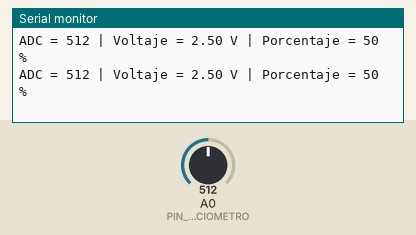
Bench run of a sketch on a simulated Arduino Uno, built with avr-gcc and run on an emulated ATmega328P. Parts: the last lines printed to the serial monitor. Inputs (shaded band) come from the test bench; at power-on: A0 (PIN_POTENCIOMETRO) = 512.

Above: at 1.3 s.
1.4 s: A0 (PIN_POTENCIOMETRO) set to 716
At 1.9 s:
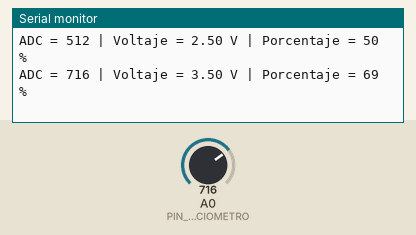
2.9 s: A0 (PIN_POTENCIOMETRO) set to 900
At 3.4 s:
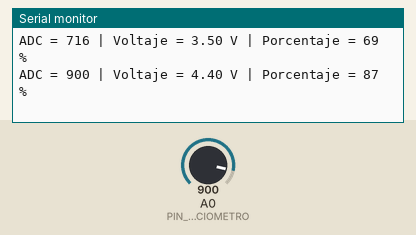
Timing chart, 0 to 5.9 s (numbered marks = the images above; inputs shaded):
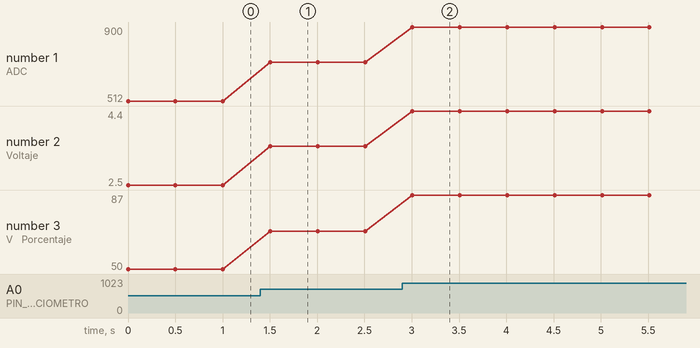

Measured:
- after the input at 1.4 s, the serial monitor: prints a new line after 0.10 s (image 1)
- after the input at 2.9 s, the serial monitor: prints a new line after 0.11 s (image 2)
- plotted number 1: 512 → 716 after the input at 1.4 s, 716 → 900 after the input at 2.9 s
- plotted number 2: 2.5 → 3.5 after the input at 1.4 s, 3.5 → 4.4 after the input at 2.9 s
- plotted number 3: 50 → 69 after the input at 1.4 s, 69 → 87 after the input at 2.9 s

The sketch:

etapa_03_funciones_con_punteros.ino
```cpp
const int PIN_POTENCIOMETRO = A0;

const int ADC_MAX = 1023;

const float VREF = 5.0;

void analizarLectura(
    int valorADC,
    float *voltaje,
    int *porcentaje
) {


    *voltaje =
        (valorADC * VREF)
        / ADC_MAX;


    *porcentaje =
        ((long)valorADC * 100)
        / ADC_MAX;
}

void mostrarDatos(
    int valorADC,
    float voltaje,
    int porcentaje
) {

    Serial.print("ADC = ");

    Serial.print(valorADC);

    Serial.print(" | Voltaje = ");

    Serial.print(voltaje, 2);

    Serial.print(" V");

    Serial.print(" | Porcentaje = ");

    Serial.print(porcentaje);

    Serial.println(" %");
}

void setup() {

    Serial.begin(9600);
}

void loop() {

    /*
    Leemos el potenciómetro.
    */

    int valorADC =
        analogRead(
            PIN_POTENCIOMETRO
        );

    /*
    Variables donde guardaremos
    resultados calculados.
    */

    float voltaje;

    int porcentaje;

    /*
    La función modifica las variables
    usando punteros.
    */

    analizarLectura(
        valorADC,
        &voltaje,
        &porcentaje
    );

    /*
    Mostramos resultados.
    */

    mostrarDatos(
        valorADC,
        voltaje,
        porcentaje
    );

    delay(500);
}
```
